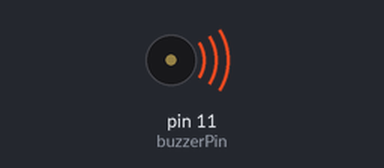
Bench run of a sketch on a simulated Arduino Uno, built with avr-gcc and run on an emulated ATmega328P. Parts: buzzer (waves = sounding).

Above: at 0.5 s.
Timing chart, 0 to 10.4 s (numbered marks = the images above):
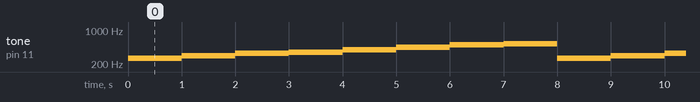

The sketch:

sketch_jun6d.ino
```cpp
/*
do 261  re 294  mi 329  fa 349
sol 392 la 440  si 493  DOO 523
*/

#define do_ 261
#define re 294
#define mi 329
#define fa 349
#define sol 392
#define la 440
#define si 493
#define DOO 523

#define buzzerPin 11

int musicalNote [] = {do_,re,mi,fa,sol,la,si,DOO};

void setup() {
  // put your setup code here, to run once:

  pinMode(buzzerPin,OUTPUT);

}

void loop() {
  // put your main code here, to run repeatedly:
  for(int i=0;i<8;i++)
  {
    tone(buzzerPin,musicalNote[i]);
    delay(1000);
  }


}
```

Measured:
- by itself, tone on pin 11 (buzzerPin): repeats every 8.0 s: 294 Hz 1.0 s, 329 Hz 1.0 s, 349 Hz 1.0 s, 392 Hz 1.0 s, 440 Hz 1.0 s, 493 Hz 1.0 s, 523 Hz 1.0 s, 261 Hz 1.0 s
